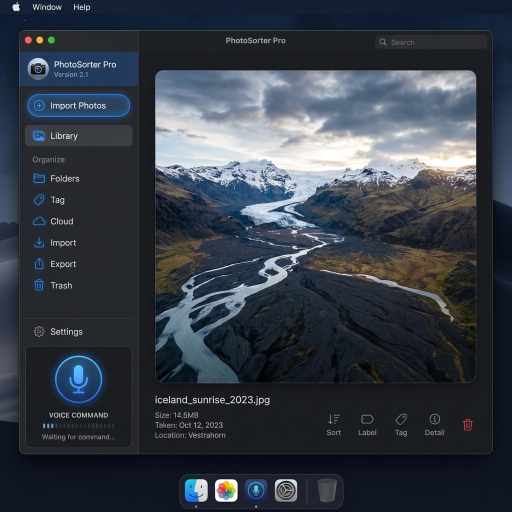
#> input picture assets/illustration.png, 1024 x 1024 px, found by its file name (shown at 1/2 size)
$ python extract_icon_v2.py
#> lines starting #> are read from the running program, lines starting #| are printed output that depends on the picture
from PIL import Image
import os

base_path = r"c:\Users\comme\Documents\GitHub\PhotoSorter Pro"
img_path = os.path.join(base_path, "assets", "illustration.png")

if os.path.exists(img_path):
    img = Image.open(img_path)
#> img is the input picture: PIL image 1024x1024 RGB; mean R, G, B 53.9, 60.6, 70.5
    # On va chercher plus bas.
    # Les boutons (rouge/jaune/vert) étaient en haut.
    # L'icone est probablement juste en dessous.
    icon = img.crop((40, 160, 140, 260))
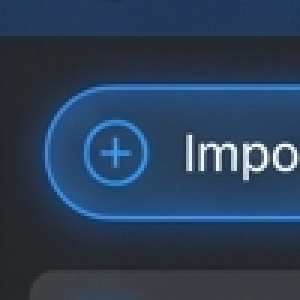
#> icon: PIL image 100x100 RGB (shown 3 times larger); mean R, G, B 43.1, 63, 88
    icon.save(os.path.join(base_path, "assets", "app_icon.png"))
    print("Nouvel essai d'extraction réussi.")
else:
    print("Illustration introuvable.")
